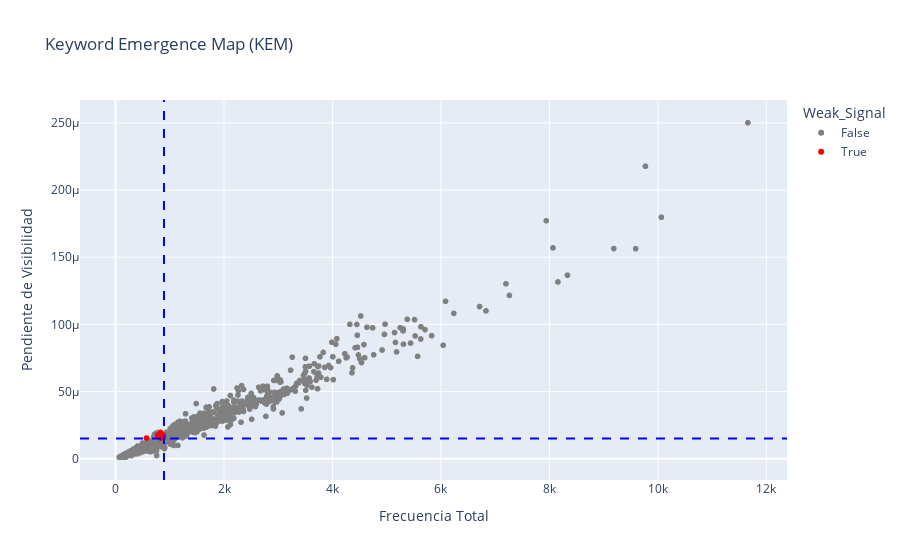
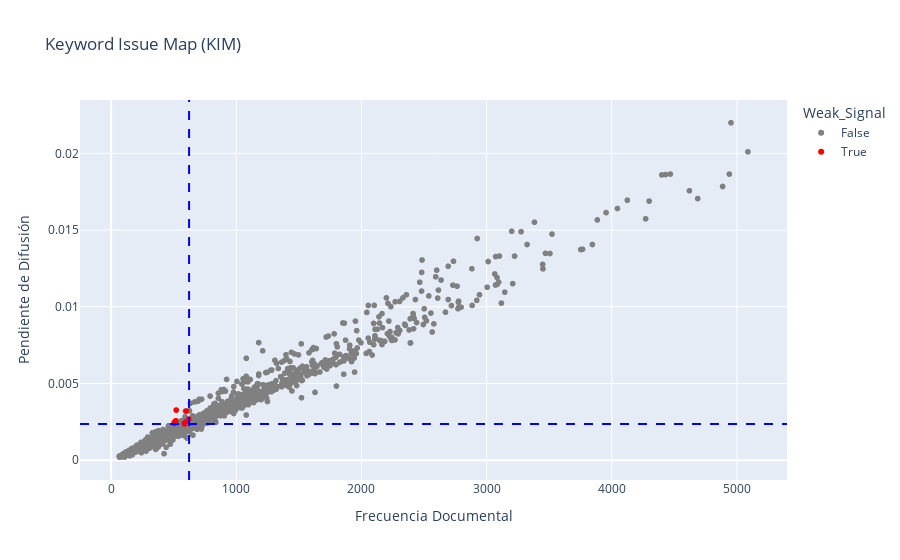

Source (notebook cell) for these figures, in order:
### Markdown cell above
## Transform dataset

### Code cell
FECHA_COL = 'Fecha_Publicacion'
TOKENS_COL = 'data_tokenized'

dataset = pd.read_csv('data/processed/dataset_fw.csv', converters={TOKENS_COL: eval})
dataset[FECHA_COL] = pd.to_datetime(dataset[FECHA_COL])
dataset['time_segment'] = dataset[FECHA_COL].dt.to_period('M').astype('category')

n = dataset['time_segment'].nunique()
time_segments = sorted(dataset['time_segment'].cat.categories.tolist())
time_index_map = {seg: i for i, seg in enumerate(time_segments)}

# CREAR SERIES TEMPORALES
term_time_series = {}
for period, group in dataset.groupby('time_segment'):
    all_words = [word for tokens in group[TOKENS_COL] for word in tokens]
    term_freq = Counter(all_words)
    doc_freq = Counter([word for tokens in group[TOKENS_COL] for word in set(tokens)])

    for term in term_freq:
        if term not in term_time_series:
            term_time_series[term] = {
                'TF': [0] * n,
                'DF': [0] * n,
                'TotalTerms': [0] * n,
                'TotalDocs': [0] * n,
            }
        idx = time_index_map[period]
        term_time_series[term]['TF'][idx] = term_freq[term]
        term_time_series[term]['DF'][idx] = doc_freq[term]
        term_time_series[term]['TotalTerms'][idx] = len(all_words)
        term_time_series[term]['TotalDocs'][idx] = len(group)

# CALCULAR DoV y DoD COMO PENDIENTE
records = []
tw = 0.05

for term, stats in term_time_series.items():
    tf = np.array(stats['TF'])
    df = np.array(stats['DF'])
    total_terms = np.array(stats['TotalTerms'])
    total_docs = np.array(stats['TotalDocs'])

    DoV = (tf / total_terms) * (1 - tw * (n - np.arange(n)))
    DoD = (df / total_docs) * (1 - tw * (n - np.arange(n)))

    if np.any(np.isnan(DoV)) or np.any(np.isnan(DoD)):
        continue
    if np.any(np.isinf(DoV)) or np.any(np.isinf(DoD)):
        continue

    X = np.arange(n).reshape(-1, 1)
    slope_dov = LinearRegression().fit(X, DoV).coef_[0]
    slope_dod = LinearRegression().fit(X, DoD).coef_[0]

    records.append({
        'Keyword': term,
        'Total_TF': np.sum(tf),
        'Total_DF': np.sum(df),
        'DoV': slope_dov,
        'DoD': slope_dod
    })

result_df = pd.DataFrame(records)

# PROMEDIOS PARA DETECCIÓN DE SEÑALES DÉBILES
mean_dov = result_df['DoV'].mean()
mean_dod = result_df['DoD'].mean()
mean_tf = result_df['Total_TF'].mean()
mean_df = result_df['Total_DF'].mean()

# CLASIFICACIÓN DE CUADRANTES (DETECCIÓN DE SEÑALES DÉBILES)
result_df['Weak_DoV'] = (result_df['DoV'] > mean_dov) & (result_df['Total_TF'] < mean_tf)
result_df['Weak_DoD'] = (result_df['DoD'] > mean_dod) & (result_df['Total_DF'] < mean_df)
result_df['Weak_Signal'] = result_df['Weak_DoV'] & result_df['Weak_DoD']

# MAPA KEM
fig_kem = px.scatter(result_df, x='Total_TF', y='DoV',
                     title='Keyword Emergence Map (KEM)',
                     hover_name='Keyword',
                     color='Weak_Signal',
                     color_discrete_map={True: 'red', False: 'gray'},
                     labels={'Total_TF': 'Frecuencia Total', 'DoV': 'Pendiente de Visibilidad'})
fig_kem.add_hline(y=mean_dov, line_dash='dash', line_color='blue')
fig_kem.add_vline(x=mean_tf, line_dash='dash', line_color='blue')
fig_kem.show()

# MAPA KIM
fig_kim = px.scatter(result_df, x='Total_DF', y='DoD',
                     title='Keyword Issue Map (KIM)',
                     hover_name='Keyword',
                     color='Weak_Signal',
                     color_discrete_map={True: 'red', False: 'gray'},
                     labels={'Total_DF': 'Frecuencia Documental', 'DoD': 'Pendiente de Difusión'})
fig_kim.add_hline(y=mean_dod, line_dash='dash', line_color='blue')
fig_kim.add_vline(x=mean_df, line_dash='dash', line_color='blue')
fig_kim.show()

# EXPORTAR SEÑALES DÉBILES DETECTADAS
weak_signals = result_df[result_df['Weak_Signal'] == True]
weak_signals.to_csv('data/processed/weak_signals_regression.csv', index=False)
print(weak_signals[['Keyword', 'DoV', 'DoD']].head(10))

### Figure 1 — Plotly figure (JSON) as saved in the notebook; plotly's stock layout.template omitted (floating-point values rounded to 4 significant figures; data arrays with more than 128 entries replaced by an {"elided": "..."} marker saying what was removed)
{"data": [{"hovertemplate": "<b>%{hovertext}</b><br><br>Weak_Signal=False<br>Frecuencia Total=%{x}<br>Pendiente de Visibilidad=%{y}<extra></extra>", "hovertext": {"elided": "2334 str values"}, "legendgroup": "False", "marker": {"color": "gray", "symbol": "circle"}, "mode": "markers", "name": "False", "showlegend": true, "type": "scattergl", "x": {"elided": "2334 int values"}, "xaxis": "x", "y": {"elided": "2334 float values"}, "yaxis": "y"}, {"hovertemplate": "<b>%{hovertext}</b><br><br>Weak_Signal=True<br>Frecuencia Total=%{x}<br>Pendiente de Visibilidad=%{y}<extra></extra>", "hovertext": ["ministra", "excepcion", "interes", "construir", "distrito", "terminal", "palacios", "conflicto", "vehicular"], "legendgroup": "True", "marker": {"color": "red", "symbol": "circle"}, "mode": "markers", "name": "True", "showlegend": true, "type": "scattergl", "x": [777, 884, 828, 833, 882, 793, 572, 834, 833], "xaxis": "x", "y": [1.766e-05, 1.591e-05, 1.567e-05, 1.539e-05, 1.764e-05, 1.642e-05, 1.539e-05, 1.955e-05, 1.63e-05], "yaxis": "y"}], "layout": {"legend": {"title": {"text": "Weak_Signal"}, "tracegroupgap": 0}, "shapes": [{"line": {"color": "blue", "dash": "dash"}, "type": "line", "x0": 0, "x1": 1, "xref": "x domain", "y0": 1.501e-05, "y1": 1.501e-05, "yref": "y"}, {"line": {"color": "blue", "dash": "dash"}, "type": "line", "x0": 893.5, "x1": 893.5, "xref": "x", "y0": 0, "y1": 1, "yref": "y domain"}], "title": {"text": "Keyword Emergence Map (KEM)"}, "xaxis": {"anchor": "y", "domain": [0, 1], "title": {"text": "Frecuencia Total"}}, "yaxis": {"anchor": "x", "domain": [0, 1], "title": {"text": "Pendiente de Visibilidad"}}}}

### Figure 2 — Plotly figure (JSON) as saved in the notebook; plotly's stock layout.template omitted (floating-point values rounded to 4 significant figures; data arrays with more than 128 entries replaced by an {"elided": "..."} marker saying what was removed)
{"data": [{"hovertemplate": "<b>%{hovertext}</b><br><br>Weak_Signal=False<br>Frecuencia Documental=%{x}<br>Pendiente de Difusión=%{y}<extra></extra>", "hovertext": {"elided": "2334 str values"}, "legendgroup": "False", "marker": {"color": "gray", "symbol": "circle"}, "mode": "markers", "name": "False", "showlegend": true, "type": "scattergl", "x": {"elided": "2334 int values"}, "xaxis": "x", "y": {"elided": "2334 float values"}, "yaxis": "y"}, {"hovertemplate": "<b>%{hovertext}</b><br><br>Weak_Signal=True<br>Frecuencia Documental=%{x}<br>Pendiente de Difusión=%{y}<extra></extra>", "hovertext": ["ministra", "excepcion", "interes", "construir", "distrito", "terminal", "palacios", "conflicto", "vehicular"], "legendgroup": "True", "marker": {"color": "red", "symbol": "circle"}, "mode": "markers", "name": "True", "showlegend": true, "type": "scattergl", "x": [517, 585, 621, 586, 595, 505, 520, 601, 505], "xaxis": "x", "y": [0.002569, 0.002399, 0.002677, 0.002372, 0.002481, 0.00247, 0.003266, 0.003202, 0.002394], "yaxis": "y"}], "layout": {"legend": {"title": {"text": "Weak_Signal"}, "tracegroupgap": 0}, "shapes": [{"line": {"color": "blue", "dash": "dash"}, "type": "line", "x0": 0, "x1": 1, "xref": "x domain", "y0": 0.002356, "y1": 0.002356, "yref": "y"}, {"line": {"color": "blue", "dash": "dash"}, "type": "line", "x0": 623.0, "x1": 623.0, "xref": "x", "y0": 0, "y1": 1, "yref": "y domain"}], "title": {"text": "Keyword Issue Map (KIM)"}, "xaxis": {"anchor": "y", "domain": [0, 1], "title": {"text": "Frecuencia Documental"}}, "yaxis": {"anchor": "x", "domain": [0, 1], "title": {"text": "Pendiente de Difusión"}}}}
